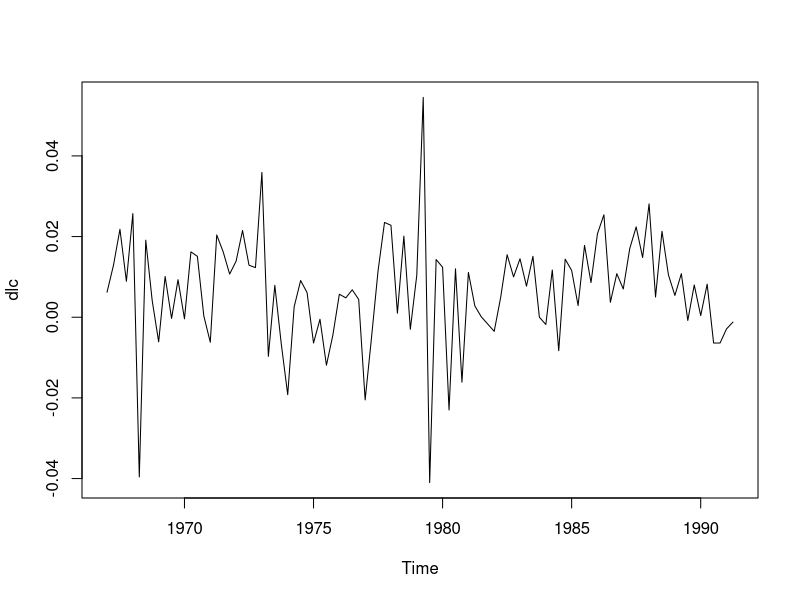
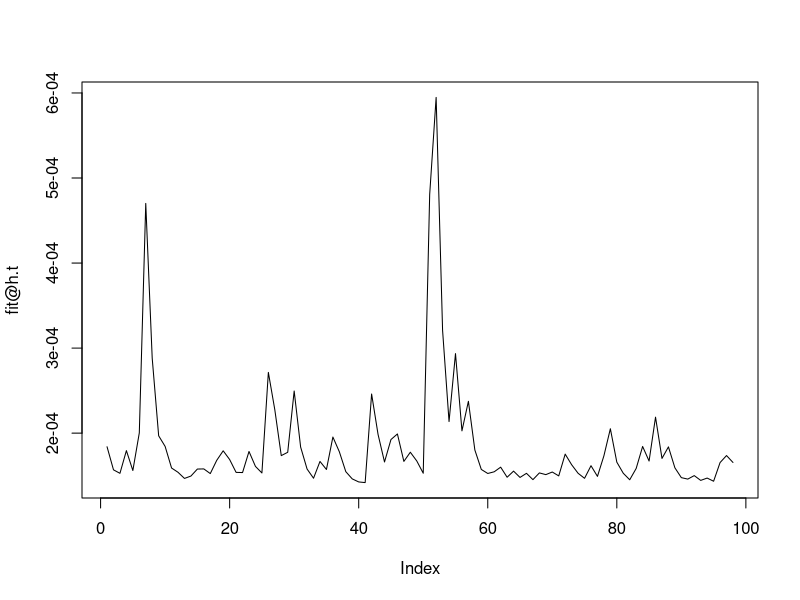

The R source for these figures, in order:
library(urca)
data("Raotbl3")
lc <- ts(Raotbl3$lc, start=c(1966,4),
         frequency=4)
# Diff of natural log is % change
dlc <- diff(lc)
plot(dlc)
library(fGarch)
fit <- garchFit(~ garch(1,1), data=dlc)
summary(fit)
# Fitted values for the mean equation
# Fitted values for dlc
fit@fitted
# Volatility in-sample
fit@h.t
plot(fit@h.t, type="l")
# Predict h
predict(fit, n.ahead=4)
0.0125^2
# Get predicted variances
predict(fit, n.ahead=4)[,"standardDeviation"]^2
# ARCH(3)
fit <- garchFit(~ garch(3,0), data=dlc)
predict(fit, n.ahead=4)[,"standardDeviation"]^2
# Mean: ARMA(2,3), Volatility: GARCH(1,1)
fit <- garchFit(~ arma(2,0) + garch(1,1),
                data = dlc)
predict(fit, n.ahead=4)
